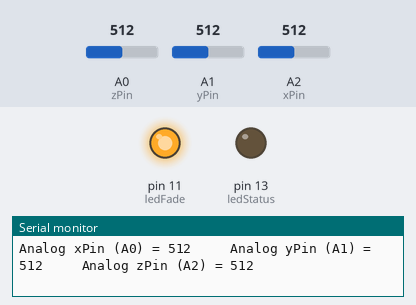
Recording of a sketch running on a simulated Arduino Uno, built with avr-gcc and run on an emulated ATmega328P. On the bench: output pins drawn as LEDs (lit = HIGH), the last lines printed to the serial monitor. Dashed ring = blinking. Inputs (shaded band) come from the test bench; at power-on: A2 (xPin) = 512, A0 (zPin) = 512, A1 (yPin) = 512.

Above: at 1.3 s.
1.4 s: A2 (xPin) set to 443
4.4 s: A2 (xPin) set to 420
At 5.1 s:
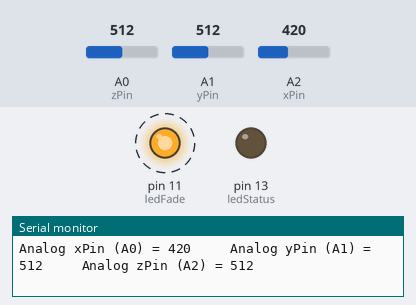
7.4 s: A0 (zPin) set to 110
10.4 s: A0 (zPin) set to 90
13.4 s: A2 (xPin) set to 511
At 14.19 s:
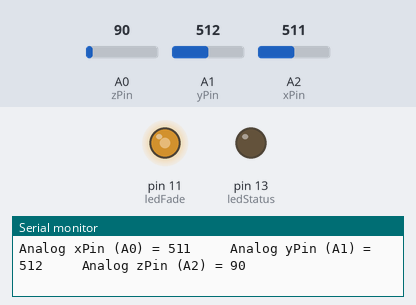
16.4 s: A1 (yPin) set to 576
At 17.5 s:
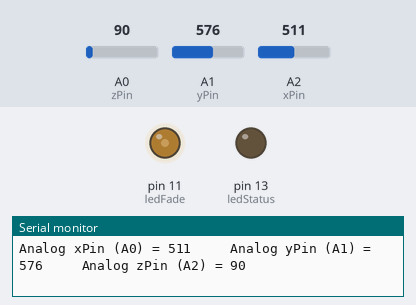
19.4 s: A1 (yPin) set to 600
At 20.3 s:
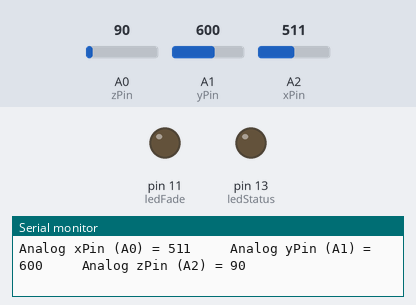
Timing chart, 0 to 21.9 s (numbered marks = the images above; inputs shaded):
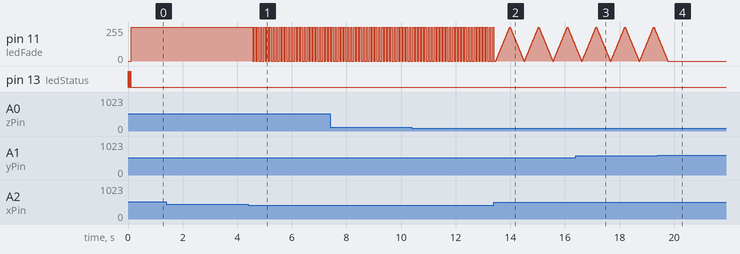

The sketch:

MinionAccelerometerV2.1.ino
```cpp
//MinionAccelerometer.ino
//v2.1
//By: Ho Yun "Bobby" Chan (Worm Tank Crew, Block 1750)
//May 13, 2016
//Sparkfun Electronis Inc.

/*Description: This code will be used to control the 12V LED strips
attached to a dancer's custom strap using an n-channel MOSFET for a
performance with Streetside Studio's bboys/bgirls.

Values calibrated using Earth's gravity when accelerometer at rest.
Depending on what accelerometer is used, change the global variable
calibration_M and calibrationADXL335() for that specific accelerometer.

-------Accelerometer Mode = 1 -------
Features
1.) xAxis
Standing = LED on
Upside down = LED Blinking

2.) yAxis
On the left or right side= LED off

3.) zAxis
On stomach or back = LED fading */

//Code Inspired By:
//bildr ADXL335Example, by Adam Meyer and bildr.org Team
//[ http://bildr.org/2011/04/sensing-orientation-with-the-adxl335-arduino/ ]
//[ http://bildr.org/2012/03/rfp30n06le-arduino/ ]
//Arduino Fade Example, by David A. Mellis and Tom Igoe
//[ http://www.arduino.cc/en/Tutorial/Fading ]

//set analog read pins
const int xPin = 2;//x=A2
const int yPin = 1;//y=A1
const int zPin = 0;//z=A0

//read the analog values from the accelerometer
int xRead = analogRead(xPin);
int yRead = analogRead(yPin);
int zRead = analogRead(zPin);

//Calibration
int calibration_M = 8; //this is used to calibrate the different accelerometers, change depending on what you are calibrating
//default calibration values for quick test of the adapter board
int xUp = 605;
int xDown = 411;
int yUp = 607;
int yDown = 409;
int zUp = 610;
int zDown = 425;

//delay for blinking
int t = 50;

//LED
int ledStatus = 13; //on board LED for testing
int ledFade = 11; //pin to control N-channel mosfet and LEDs.

void setup() {
  //for testing, init serial monitor
  Serial.begin(9600);
  Serial.println("Start Reading Accelerometer");

  //function for calibrating accelerometers
  calibrationADXL335();

  // initialize the digital pin as an output.
  pinMode(ledStatus, OUTPUT);
  for (int i = 0; i < 3; i++) {
    //blink 3 times
    digitalWrite(ledStatus, HIGH);  // turn the LED on (HIGH is the voltage level)
    delay(20);               // wait for a second
    digitalWrite(ledStatus, LOW);   // turn the LED off by making the voltage LOW
    delay(20);               // wait for a second
  }

  //initialize pin as an output
  pinMode(ledFade, OUTPUT);
  digitalWrite(ledFade, HIGH);   // turn the LED on (HIGH is the voltage level)
}

void loop() {

  //Read accelerometer axes using through the ADC
  //Note: Check description at top for results based on Accelerometer Mode's Features
  xRead = analogRead(xPin);
  Serial.print("Analog xPin (A0) = ");
  Serial.print(xRead);
  yRead = analogRead(yPin);
  Serial.print("     Analog yPin (A1) = ");
  Serial.print(yRead);
  zRead = analogRead(zPin);
  Serial.print("     Analog zPin (A2) = ");
  Serial.println(zRead);

  //-------Accelerometer Mode = 1 -------
  //X-X-X-X-X-X-X | READ xAxis | X-X-X-X-X-X-X
  //LEDs ON
  if (xRead > xUp) {
    //Note: When standing (xAxis pointing up or slightly tilted), it's ~600-604 at REST
    //           ...Other values are outside of this boundary, therefore it will not affect this case
    digitalWrite(ledFade, HIGH);   // turn the LED on (HIGH is the voltage level)
  }
  //LEDs Blinking
  else if (xRead < xDown) {
    //Note: When upside down (xAxis pointing down or slightly tilted), it's ~399-411 at REST
    //           ...Other values are outside of this boundary, therefore it will not affect this case
    digitalWrite(ledFade, HIGH);   // turn the LED on (HIGH is the voltage level)
    delay(t);               // wait for a a few milliseconds
    digitalWrite(ledFade, LOW);    // turn the LED off by making the voltage LOW
    delay(t);               // wait for a a few milliseconds
  }
  //xxxxxxxxxxxxxxxxxxxxxxxxxxxxxxxxxxxxxxxx

  //Y-Y-Y-Y-Y-Y-Y | Read yAxis | Y-Y-Y-Y-Y-Y-Y
  //LEDs OFF
  else if (yRead > yUp || yRead < yDown ) {
    //Note: When on left side (yAxis), it's ~607-612 at REST
    //Note: When on right side (yAxis), it's ~395-409 at REST
    //           ...Other values are outside of this boundary, therefore it will not affect this case
    digitalWrite(ledFade, LOW);    // turn the LED off by making the voltage LOW
  }
  //yyyyyyyyyyyyyyyyyyyyyyyyyyyyyyyyyyyyyyyy

  //Z-Z-Z-Z-Z-Z-Z | read xAxis | Z-Z-Z-Z-Z-Z-Z
  //
  else if (zRead > zUp || zRead < zDown) {
    //fadeIn example from Arduino Fade Example Code

    //Note: When on back (zAxis pointing up or tilted), it's ~ 610-618 at REST
    //Note: When on stomach (zAxis pointing down or tilted), it's ~ 410-425 at REST
    //           ...Other values are outside of this boundary, therefore it will not affect this case
    for (int fadeValue = 0 ; fadeValue <= 255; fadeValue += 5) {
      // sets the value (range from 0 to 255):
      analogWrite(ledFade, fadeValue);
      // wait for 30 milliseconds to see the dimming effect
      delay(10);
    }
    //fadeOut
    // fade out from max to min in increments of 5 points:
    for (int fadeValue = 255 ; fadeValue >= 0; fadeValue -= 5) {
      // sets the value (range from 0 to 255):
      analogWrite(ledFade, fadeValue);
      // wait for 30 milliseconds to see the dimming effect
      delay(10);
    }
  }
  //zzzzzzzzzzzzzzzzzzzzzzzzzzzzzzzzzzzzzzzzzzzz

}

void calibrationADXL335() {
  //function to calibrate ADXL335 accelerometers due to manufacturing tolerances
  //read the values sent through the Arduino serial monitor to determine the values
  //when calibrating. adjust the values accordingly. the values in the brackets are
  //the min/max values used for the condition statements
  if (calibration_M == 1) {
    xUp = 540;      //xRead > xUp, ...~ [550]-580 at REST
    xDown = 488;    //xRead < xDown, it's ~437-[488] at REST
    yUp = 544;      //yRead > yUp, it's ~[544]-580 at REST
    yDown = 480;    //yRead < yDown, it's ~445-[480] at REST
    zUp = 608;      //zRead > zUp, it's ~[608]-642 at REST
    zDown = 435;    //zRead < zDown, it's ~414-[435] at REST
  }
  else  if (calibration_M == 2) {
    xUp = 570;      //xRead > xUp, ...~ [570]-607 at REST
    xDown = 436;    //xRead < xDown, it's ~405-[436] at REST
    yUp = 610;      //yRead > yUp, it's ~[610]-610 at REST
    yDown = 430;    //yRead < yDown, it's ~407-[430] at REST
    zUp = 613;      //zRead > zUp, it's ~[592]-619 at REST
    zDown = 440;    //zRead < zDown, it's ~410-[440] at REST
  }
  else if (calibration_M == 3) {
    xUp = 590;      //xRead > xUp, ...~ [590]-607 at REST
    xDown = 436;    //xRead < xDown, it's ~404-[436] at REST
    yUp = 601;      //yRead > yUp, it's ~[601]-610 at REST
    yDown = 419;    //yRead < yDown, it's ~405-[418] at REST
    zUp = 592;      //zRead > zUp, it's ~[592]-619 at REST
    zDown = 430;    //zRead < zDown, it's ~410-[430] at REST
  }
  else if (calibration_M == 4) {
    xUp = 585;      //xRead > xUp, ...~ [585]-604 at REST
    xDown = 424;    //xRead < xDown, it's ~407-[424] at REST
    yUp = 598;      //yRead > yUp, it's ~[598]-607 at REST
    yDown = 420;    //yRead < yDown, it's ~405-[420] at REST
    zUp = 615;      //zRead > zUp, it's ~[615]-622 at REST
    zDown = 441;    //zRead < zDown, it's ~421-[441] at REST
  }

  else if (calibration_M == 5) {
    xUp = 590;      //xRead > xUp, ...~ [590]-607 at REST
    xDown = 437;    //xRead < xDown, it's ~408-[437] at REST
    yUp = 598;      //yRead > yUp, it's ~[598]-610 at REST
    yDown = 412;    //yRead < yDown, it's ~407-[412] at REST
    zUp = 600;      //zRead > zUp, it's ~[600]-620 at REST
    zDown = 431;    //zRead < zDown, it's ~421-[431] at REST
  }
  else if (calibration_M == 6) {
    xUp = 580;      //xRead > xUp, ...~ [580]-610 at REST
    xDown = 413;    //xRead < xDown, it's ~404-[413] at REST
    yUp = 601;      //yRead > yUp, it's ~[595]-605 at REST
    yDown = 411;    //yRead < yDown, it's ~405-[411] at REST
    zUp = 607;      //zRead > zUp, it's ~[607]-625 at REST
    zDown = 430;    //zRead < zDown, it's ~418-[430] at REST
  }
  else if (calibration_M == 7) {
    xUp = 585;      //xRead > xUp, ...~ [585]-607 at REST
    xDown = 429;    //xRead < xDown, it's ~407-[429] at REST
    yUp = 603;      //yRead > yUp, it's ~[603]-611 at REST
    yDown = 419;    //yRead < yDown, it's ~407-[420] at REST
    zUp = 605;      //zRead > zUp, it's ~[605]-618 at REST
    zDown = 434;    //zRead < zDown, it's ~411-[434] at REST
  }
  else if (calibration_M == 8) {
    xUp = 585;      //xRead > xUp, ...~ [585]-67 at REST
    xDown = 436;    //xRead < xDown, it's ~405-[436] at REST
    yUp = 593;      //yRead > yUp, it's ~[593]-615 at REST
    yDown = 420;    //yRead < yDown, it's ~407-[420] at REST
    zUp = 595;      //zRead > zUp, it's ~[595]-614 at REST
    zDown = 440;    //zRead < zDown, it's ~411-[440] at REST
  }
  else {

    xUp = 585;      //xRead > xUp, ...~ [585]-607 at REST
    xDown = 436;    //xRead < xDown, it's ~405-[436] at REST
    yUp = 601;      //yRead > yUp, it's ~[601]-615 at REST
    yDown = 419;    //yRead < yDown, it's ~404-[419] at REST
    zUp = 616;      //zRead > zUp, it's ~[616]-642 at REST
    zDown = 440;    //zRead < zDown, it's ~410-[440] at REST
  }

  //
  /*
   * //calibration with tech support ADXL335.
    //default calibration_M = 0
    //default calibration for quick test of the adapter board
    xUp = 605;    //xRead > xUp, it's~[600]-604 at REST
    xDown = 411;  //xRead < xDown, it's ~399-[411] at REST
    yUp = 607;    //yRead > yUp, it's ~[607]-612 at REST
    yDown = 409;  //yRead < yDown, it's ~395-[409] at REST
    zUp = 610;    //zRead > zUp, it's ~[610]-618 at REST
    zDown = 425;  //zRead < zDown, it's ~ 410-[425] at REST
    */

}
```

Measured:
- the behaviour switches between 436 and 435 on A2 (xPin) (found by bisection; images 0 and 1)
- the behaviour switches between 593 and 594 on A1 (yPin) (found by bisection; images 3 and 4)
- after the input at 4.4 s, pin 11 (ledFade): alternates 255/255 for 0.05 s and 0/255 for 0.06 s, starting after 0.16 s
- after the input at 19.4 s, pin 11 (ledFade): goes on until 19.8 s, then stays 0/255
